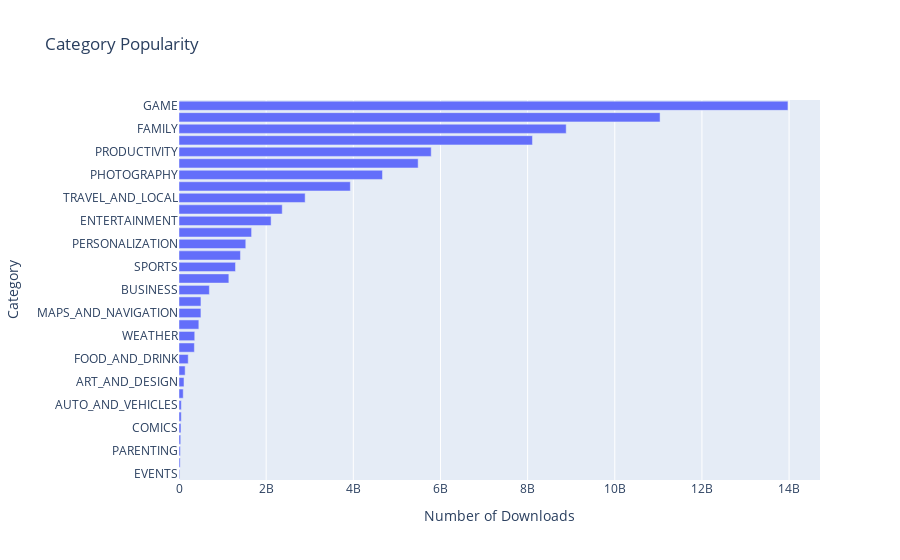

This figure's notebook cell:
### Code cell
h_bar = px.bar(x = category_installs.Installs, y = category_installs.index, orientation='h', title='Category Popularity')

h_bar.update_layout(xaxis_title='Number of Downloads', yaxis_title='Category')
h_bar.show()

### Figure 1 — Plotly figure (JSON) as saved in the notebook; plotly's stock layout.template omitted (floating-point values rounded to 4 significant figures)
{"data": [{"alignmentgroup": "True", "hovertemplate": "x=%{x}<br>y=%{y}<extra></extra>", "legendgroup": "", "marker": {"color": "#636efa", "pattern": {"shape": ""}}, "name": "", "offsetgroup": "", "orientation": "h", "showlegend": false, "textposition": "auto", "type": "bar", "x": [15949410, 26916200, 31116110, 39262676, 44931100, 52083000, 53129800, 97082000, 114233100, 140912410, 211777750, 352852000, 361096500, 455249400, 503267560, 503611120, 697018120, 1144006220, 1296431465, 1410331540, 1532352930, 1665791655, 2113660000, 2369110650, 2894859300, 3931897200, 4669143130, 5487841475, 5788070180, 8110724500, 8885055490, 11039241530, 13973762717], "xaxis": "x", "y": ["EVENTS", "BEAUTY", "PARENTING", "MEDICAL", "COMICS", "LIBRARIES_AND_DEMO", "AUTO_AND_VEHICLES", "HOUSE_AND_HOME", "ART_AND_DESIGN", "DATING", "FOOD_AND_DRINK", "EDUCATION", "WEATHER", "FINANCE", "MAPS_AND_NAVIGATION", "LIFESTYLE", "BUSINESS", "HEALTH_AND_FITNESS", "SPORTS", "SHOPPING", "PERSONALIZATION", "BOOKS_AND_REFERENCE", "ENTERTAINMENT", "NEWS_AND_MAGAZINES", "TRAVEL_AND_LOCAL", "VIDEO_PLAYERS", "PHOTOGRAPHY", "SOCIAL", "PRODUCTIVITY", "TOOLS", "FAMILY", "COMMUNICATION", "GAME"], "yaxis": "y"}], "layout": {"autosize": true, "barmode": "relative", "legend": {"tracegroupgap": 0}, "title": {"text": "Category Popularity"}, "xaxis": {"anchor": "y", "autorange": true, "domain": [0, 1], "range": [0, 14710000000.0], "title": {"text": "Number of Downloads"}, "type": "linear"}, "yaxis": {"anchor": "x", "autorange": true, "domain": [0, 1], "range": [-0.5, 32.5], "title": {"text": "Category"}, "type": "category"}}}
